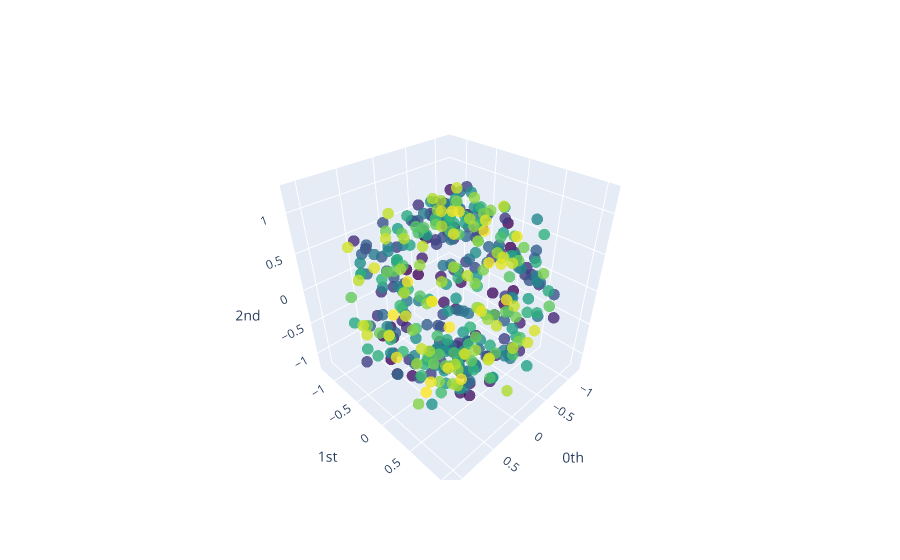

Write notebook code for a chart like this one.
### Code cell
plot_point_cloud(point_clouds_basic[10])

### Figure 1 — Plotly figure (JSON) as saved in the notebook; plotly's stock layout.template omitted (floating-point values rounded to 4 significant figures; data arrays with more than 128 entries replaced by an {"elided": "..."} marker saying what was removed)
{"data": [{"marker": {"color": {"elided": "400 int values"}, "colorscale": [[0, "#440154"], [0.1111, "#482878"], [0.2222, "#3e4989"], [0.3333, "#31688e"], [0.4444, "#26828e"], [0.5556, "#1f9e89"], [0.6667, "#35b779"], [0.7778, "#6ece58"], [0.8889, "#b5de2b"], [1, "#fde725"]], "opacity": 0.8, "size": 4}, "mode": "markers", "type": "scatter3d", "x": {"elided": "400 float values"}, "y": {"elided": "400 float values"}, "z": {"elided": "400 float values"}}], "layout": {"scene": {"xaxis": {"exponentformat": "e", "showexponent": "all", "title": {"text": "0th"}, "type": "linear"}, "yaxis": {"exponentformat": "e", "showexponent": "all", "title": {"text": "1st"}, "type": "linear"}, "zaxis": {"exponentformat": "e", "showexponent": "all", "title": {"text": "2nd"}, "type": "linear"}}}}
